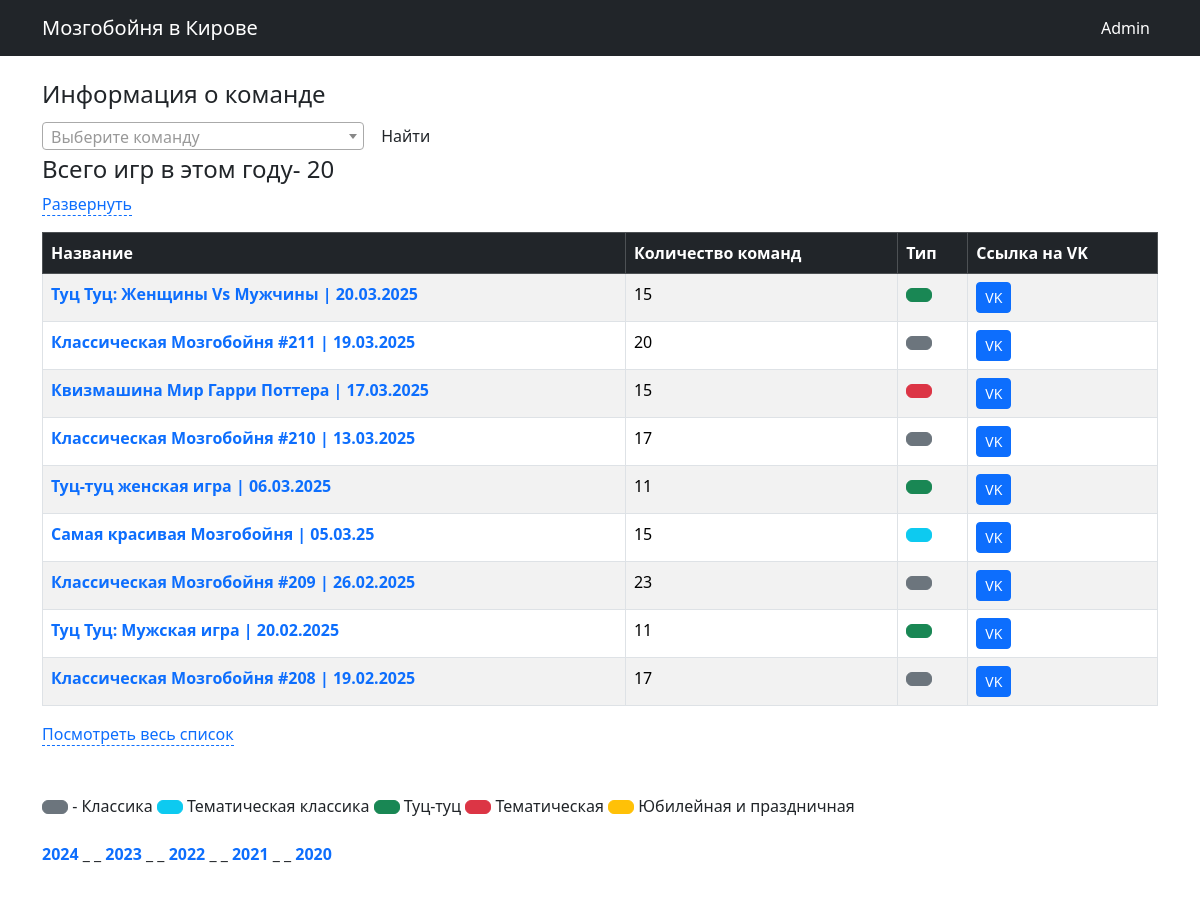
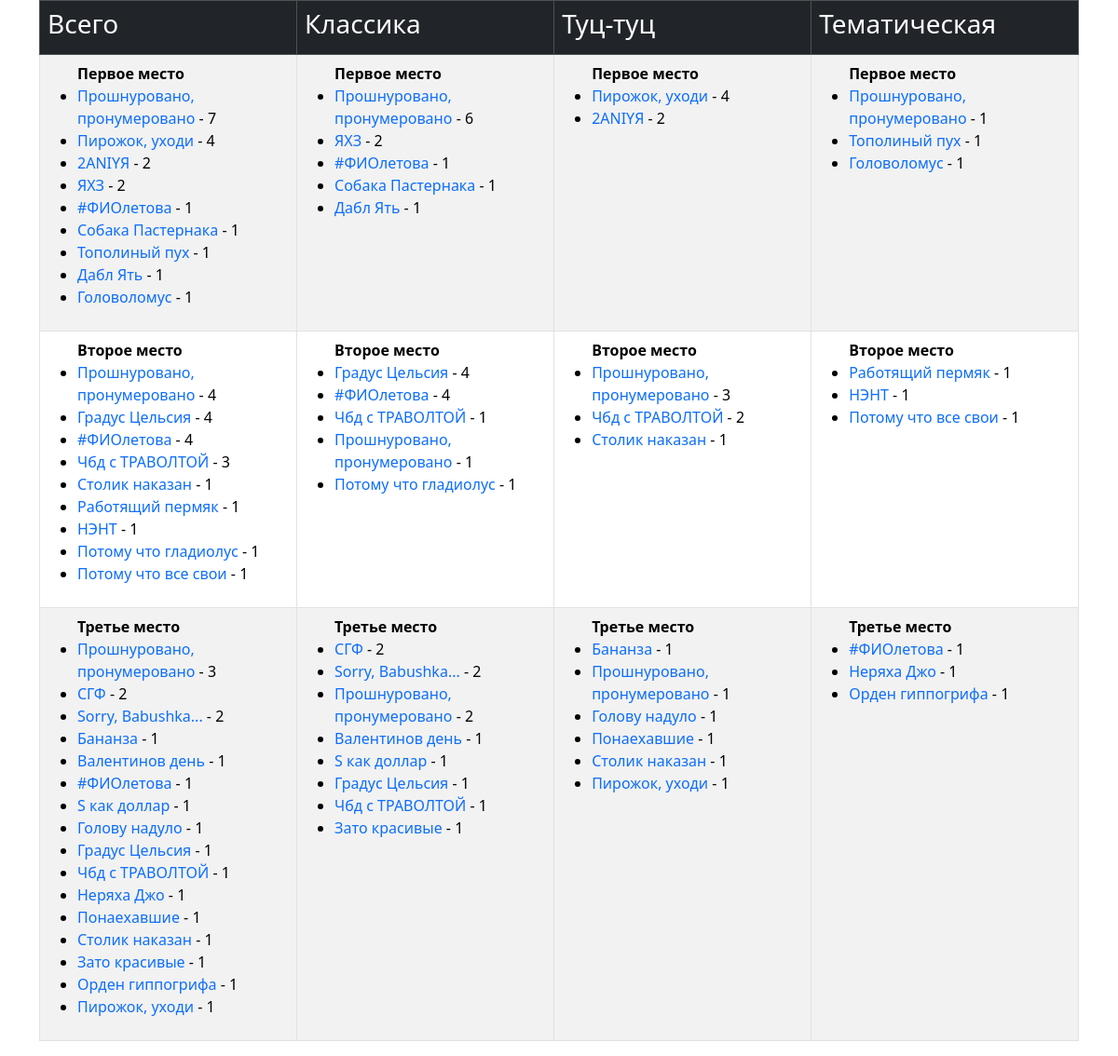
The page /kirovstat/ on the database its author committed (2 pictures, top to bottom).
### kirovstat/models.py (models this page shows, shortened)
class games (models.Model):
    g_name = models.CharField(default="Название игры", max_length=100)
    g_type = models.ForeignKey(game_type,null=True, on_delete=models.SET_NULL)
    g_date = models.DateField(verbose_name='Дата игры')
    g_sets = models.IntegerField(verbose_name='Количесто туров',default=5)
    g_url = models.URLField(verbose_name='Ссылка на игра в ВК',default="https://vk.com/mzgb_kir", max_length=200)
    time_data = models.DateTimeField(auto_now=True,db_index=True, verbose_name='создано')
    g_teams = models.IntegerField(verbose_name='Количество команда',null=True, default = 1)
    class Meta:
       verbose_name_plural = 'Игра'
       verbose_name = 'Игры'
       ordering = ['-g_date']

class teams (models.Model):
    t_name = models.CharField(verbose_name='Название команды',max_length=50)
    t_aka = models.ForeignKey('self',blank=True,null=True,on_delete=models.SET_NULL)
    t_page = models.URLField(default='http://rudagames.ru')
    t_foto = models.CharField(verbose_name='Фото команды',default='.foto.jpg',max_length=50)
    time_data = models.DateTimeField(auto_now=True, db_index=True, verbose_name='создано')
    class Meta:
       verbose_name_plural = 'Команды'
       verbose_name = 'Команда'
       ordering = ['t_name']

### kirovstat/views.py (the view)
# urls.py: path('', views.index, name = 'index'),
def index(request):
    g_count = get_games_count('2025-01-01','2025-12-31')
    game1 = get_games_all_in_range('2025-01-01','2025-12-31')
    t_data = get_all_teams()
    year=2025
    place_data_a_1=get_place(1,type1=[1,2,3,4,5])
    place_data_a_2=get_place(2,type1=[1,2,3,4,5])
    place_data_a_3=get_place(3,type1=[1,2,3,4,5])
    place_data_cl_1=get_place(1,type1=[1,5])
    place_data_cl_2=get_place(2,type1=[1,5])
    place_data_cl_3=get_place(3,type1=[1,5])
    place_data_tz_1=get_place(1,type1=[2])
    place_data_tz_2=get_place(2,type1=[2])
    place_data_tz_3=get_place(3,type1=[2])
    place_data_tem_1=get_place(1,type1=[3])
    place_data_tem_2=get_place(2,type1=[3])
    place_data_tem_3=get_place(3,type1=[3])
    context = {
               'game1': game1, 'g_count' : g_count, 't_data' : t_data, 'year' : year, \
               'place_data_a_1' : place_data_a_1, 'place_data_a_2' : place_data_a_2,'place_data_a_3' : place_data_a_3,\
               'place_data_cl_1' : place_data_cl_1, 'place_data_cl_2' : place_data_cl_2,'place_data_cl_3' : place_data_cl_3,\
               'place_data_tz_1' : place_data_tz_1, 'place_data_tz_2' : place_data_tz_2,'place_data_tz_3' : place_data_tz_3,\
               'place_data_tem_1' : place_data_tem_1, 'place_data_tem_2' : place_data_tem_2,'place_data_tem_3' : place_data_tem_3 }
    return render(request, 'game_list.html', context)

### kirovstat/defs_1.py (called while the page is built)
def get_games_all_in_range(d_s , d_f):
    d1 = date.fromisoformat(d_s)
    d2 = date.fromisoformat(d_f)
    games1  = games.objects.filter(g_date__gte=d1, g_date__lte=d2)
    return(games1)

def get_games_count(d_s , d_f):
    d1 = date.fromisoformat(d_s)
    d2 = date.fromisoformat(d_f)
    g_count  = games.objects.filter(g_date__gte=d1, g_date__lte=d2).count
    return(g_count)

def get_games_in_range(d_s , d_f):
    d1 = date.fromisoformat(d_s)
    d2 = date.fromisoformat(d_f)
    games1  = games.objects.filter(g_date__gte=d1, g_date__lte=d2)
    games_is_range=[]
    for t in games1:
        games_is_range.append(t.id)
    return(games_is_range)

def get_all_teams():
    t_names = teams.objects.all()
    return(t_names)

def get_place (place , type1 = [1,2,3,4,5], data_start = '2025-01-01', data_finish = '2025-12-31'):
    game_r = get_games_in_range(data_start,data_finish)
    g_info = gmdata.objects.filter(gd_place = place, gd_game__in=game_r , gd_game__g_type__in=type1)
    results=[]
    for i in g_info:
        results.append(i.gd_team_id)
    c=coll.Counter(results)
    c = dict(sorted(c.items(), key=itemgetter(-1), reverse = True))
    a={}
    d=[]
    for i in c.keys():
       d.append(c[i])
       d.append(teams.objects.values('t_name').get(pk=i)['t_name'])
       a[i]= d
       d=[]
    return (a)

### kirovstat/templates/game_list.html (shortened to what this page needs)
{% extends "base.html" %}
{% block content %}
{% load static %}
<br>
<form action = "/kirovstat/team_info/"  method="get" target="_self">
<h4>Информация о команде </h4>
<link rel="stylesheet" href="{% static '/select2/dist/css/select2.min.css' %}">
<button  type="submit" class="btn">  Найти </button>
</form>
<h4>Всего игр в этом году- {{ g_count }} </h4>
<div class="wrap-expand-table"><a href="#close">Свернуть</a><a href="#click-expand1">Развернуть</a>
<table class = 'table mt-3 table-bordered table-hover table-striped' >
    <thead class="table-dark">
        <tr>
            <th scope="col">Название</th>
            <th scope="col">Количество команд</th>
            <th scope="col">Тип</th>
            <th scope="col">Ссылка на VK</th>
        </tr>
    </thead>
    <tbody>
      {% for game in game1 %}
        <tr>
         <td class="text-left" ><a href=/kirovstat/game_info/?game_id={{game.id}}&year={{year}} ><b>{{game.g_name}} </b></a></td>
         <td> {{game.g_teams}} </td>
         {%if game.g_type_id == 2 %}
            <td> <button type="button" class="btn btn-success"> </button> </td>
         {%elif game.g_type_id == 3 %}
            <td> <button type="button" class="btn btn-danger"> </button> </td>
         {%elif game.g_type_id == 4 %}
            <td> <button type="button" class="btn btn-warning"> </button>   </td>
         {%elif game.g_type_id == 5 %}
            <td> <button type="button" class="btn btn-info"> </button>   </td>
         {%else%}
            <td > <button type="button" class="btn btn-secondary"></button></td>
         {%endif%}
         <td><a class="btn btn-primary btn-sm" href={{game.g_url}} target="_blank" role="button"> VK </a></td>
        </tr>
      {% endfor %}
    </tbody>
</table>
<a href="#close">Cвернуть</a><a href="#click-expand1">Посмотреть весь список</a></div>
<br><br>
<button type="button" class="btn btn-secondary"></button> - Класcика
<button type="button" class="btn btn-info"> </button> Тематическая классика
<button type="button" class="btn btn-success"> </button> Туц-туц
<button type="button" class="btn btn-danger"> </button> Тематическая
<button type="button" class="btn btn-warning"> </button> Юбилейная и праздничная
<br><br>
<a href=/kirovstat/year_stat/?year=2024><b> 2024 </b></a> _ _
<a href=/kirovstat/year_stat/?year=2023><b> 2023</b></a> _ _
<a href=/kirovstat/year_stat/?year=2022><b> 2022 </b></a> _ _
<a href=/kirovstat/year_stat/?year=2021><b> 2021 </b></a> _ _
<a href=/kirovstat/year_stat/?year=2020><b> 2020 </b></a>
<table class = 'table mt-5 table-bordered table-hover table-striped' >
   <thead class="table-dark">
       <tr>
           <th scope="col"><h3>Всего</h3></th>
           <th scope="col"><h3>Классика</h3></th>
           <th scope="col"><h3>Туц-туц</h3></th>
           <th scope="col"><h3>Тематическая</h3></th>
       </tr>
   </thead>
   <tbody>
   <tr>
      <td>
      <ul><b>Первое место </b><br>
      {% for key,values in place_data_a_1.items %}
         <li>
         <a href=/kirovstat/team_info/?team_id={{key}}&year={{year}} >{{values.1}} </a>-  {{values.0}}  <br>
         </li>
      {%endfor%}
      </ul>
      </td>
      <td>
      <ul><b>Первое место </b><br>
      {% for key,values in place_data_cl_1.items %}
      <li>
         <a href=/kirovstat/team_info/?team_id={{key}}&year={{year}} >{{values.1}} </a>-  {{values.0}}  <br>
      </li>
      {%endfor%}
      </ul>
      </td>
      <td>
      <ul><b>Первое место </b><br>
      {% for key,values in place_data_tz_1.items %}
      <li>
         <a href=/kirovstat/team_info/?team_id={{key}}&year={{year}} >{{values.1}} </a>-  {{values.0}}  <br>
      </li>
      {%endfor%}
      </ul>
      </td>
      <td>
      <ul><b>Первое место </b><br>
      {% for key,values in place_data_tem_1.items %}
      <li>
         <a href=/kirovstat/team_info/?team_id={{key}}&year={{year}} >{{values.1}} </a>-  {{values.0}}  <br>
      </li>
      {%endfor%}
      </ul>
      </td>
   </tr>
   <tr>
      <td>
      <ul><b>Второе место </b><br>
      {% for key,values in place_data_a_2.items %}
      <li>
         <a href=/kirovstat/team_info/?team_id={{key}}&year={{year}} >{{values.1}} </a>-  {{values.0}}  <br>
      </li>
      {%endfor%}
      </ul></td>
      <td>
      <ul><b>Второе место </b><br>
      {% for key,values in place_data_cl_2.items %}
      <li>
         <a href=/kirovstat/team_info/?team_id={{key}}&year={{year}} >{{values.1}} </a>-  {{values.0}}  <br>
      </li>
      {%endfor%}
      </ul></td>
      <td>
      <ul><b>Второе место </b><br>
      {% for key,values in place_data_tz_2.items %}
      <li>
         <a href=/kirovstat/team_info/?team_id={{key}}&year={{year}} >{{values.1}} </a>-  {{values.0}}  <br>
      </li>
      {%endfor%}
      </ul></td>
      <td>
      <ul><b>Второе место </b><br>
      {% for key,values in place_data_tem_2.items %}
      <li>
         <a href=/kirovstat/team_info/?team_id={{key}}&year={{year}} >{{values.1}} </a>-  {{values.0}}  <br>
      </li>
      {%endfor%}
      </ul></td>
   </tr>
   <tr>
      <td>
      <ul><b>Третье место </b><br>
      {% for key,values in place_data_a_3.items %}
      <li>
         <a href=/kirovstat/team_info/?team_id={{key}}&year={{year}} >{{values.1}} </a>-  {{values.0}}  <br>
      </li>
      {%endfor%}
      </ul></td>
      <td>
      <ul><b>Третье место </b><br>
      {% for key,values in place_data_cl_3.items %}
      <li>
         <a href=/kirovstat/team_info/?team_id={{key}}&year={{year}} >{{values.1}} </a>-  {{values.0}}  <br>
      </li>
      {%endfor%}
      </ul></td>
      <td>
      <ul><b>Третье место </b><br>
      {% for key,values in place_data_tz_3.items %}
      <li>
         <a href=/kirovstat/team_info/?team_id={{key}}&year={{year}} >{{values.1}} </a>-  {{values.0}}  <br>
      </li>
      {%endfor%}
       </ul></td>
      <td>
      <ul><b>Третье место </b><br>
      {% for key,values in place_data_tem_3.items %}
      <li>
         <a href=/kirovstat/team_info/?team_id={{key}}&year={{year}} >{{values.1}} </a>-  {{values.0}}  <br>
      </li>
      {%endfor%}
      </ul></td>
   </tr>
{% endblock %}

### kirovstat/templates/base.html (style rules this page uses)
a { text-decoration: none; }

### kirovstat/templates/game_list.html (style rules this page uses)
.wrap-expand-table a[href^="#click-expand"], .wrap-expand-table a[href="#close"] { text-decoration: none; border-bottom: 1px dashed; }

### rows shown on the page
games: g_name "Туц Туц: Женщины Vs Мужчины | 20.03.2025", g_teams "15"
games: g_name "Классическая Мозгобойня #211 | 19.03.2025", g_teams "20"
games: g_name "Квизмашина Мир Гарри Поттера | 17.03.2025", g_teams "15"
games: g_name "Классическая Мозгобойня #210 | 13.03.2025", g_teams "17"
games: g_name "Туц-туц женская игра | 06.03.2025", g_teams "11"
games: g_name "Самая красивая Мозгобойня | 05.03.25", g_teams "15"
games: g_name "Классическая Мозгобойня #209 | 26.02.2025", g_teams "23"
games: g_name "Туц Туц: Мужская игра | 20.02.2025", g_teams "11"
games: g_name "Классическая Мозгобойня #208 | 19.02.2025", g_teams "17"
teams: t_name "Прошнуровано, пронумеровано", values "1"
teams: t_name "Чбд с ТРАВОЛТОЙ", values "3"

### other values the page prints
{{ g_count }} "20"
{{ values.1 }} "Прошнуровано, пронумеровано" "Пирожок, уходи" "2ANIYЯ" "ЯХЗ" "#ФИОлетова" "Собака Пастернака" "Тополиный пух" "Дабл Ять" "Головоломус"
{{ values.0 }} "7" "4" "2" "2" "1" "1" "1" "1" "1"
{{ values.1 }} "Прошнуровано, пронумеровано" "ЯХЗ" "#ФИОлетова" "Собака Пастернака" "Дабл Ять"
{{ values.0 }} "6" "2" "1" "1" "1"
{{ values.1 }} "Пирожок, уходи" "2ANIYЯ"
{{ values.0 }} "4" "2"
{{ values.1 }} "Тополиный пух" "Головоломус"
{{ values.0 }} "1" "1"
{{ values.1 }} "Прошнуровано, пронумеровано" "Градус Цельсия" "#ФИОлетова" "Столик наказан" "Работящий пермяк" "НЭНТ" "Потому что гладиолус" "Потому что все свои"
{{ values.0 }} "4" "4" "4" "1" "1" "1" "1" "1"
{{ values.1 }} "Градус Цельсия" "#ФИОлетова" "Чбд с ТРАВОЛТОЙ" "Потому что гладиолус"
{{ values.0 }} "4" "4" "1" "1"
{{ values.1 }} "Прошнуровано, пронумеровано" "Чбд с ТРАВОЛТОЙ" "Столик наказан"
{{ values.0 }} "3" "2" "1"
